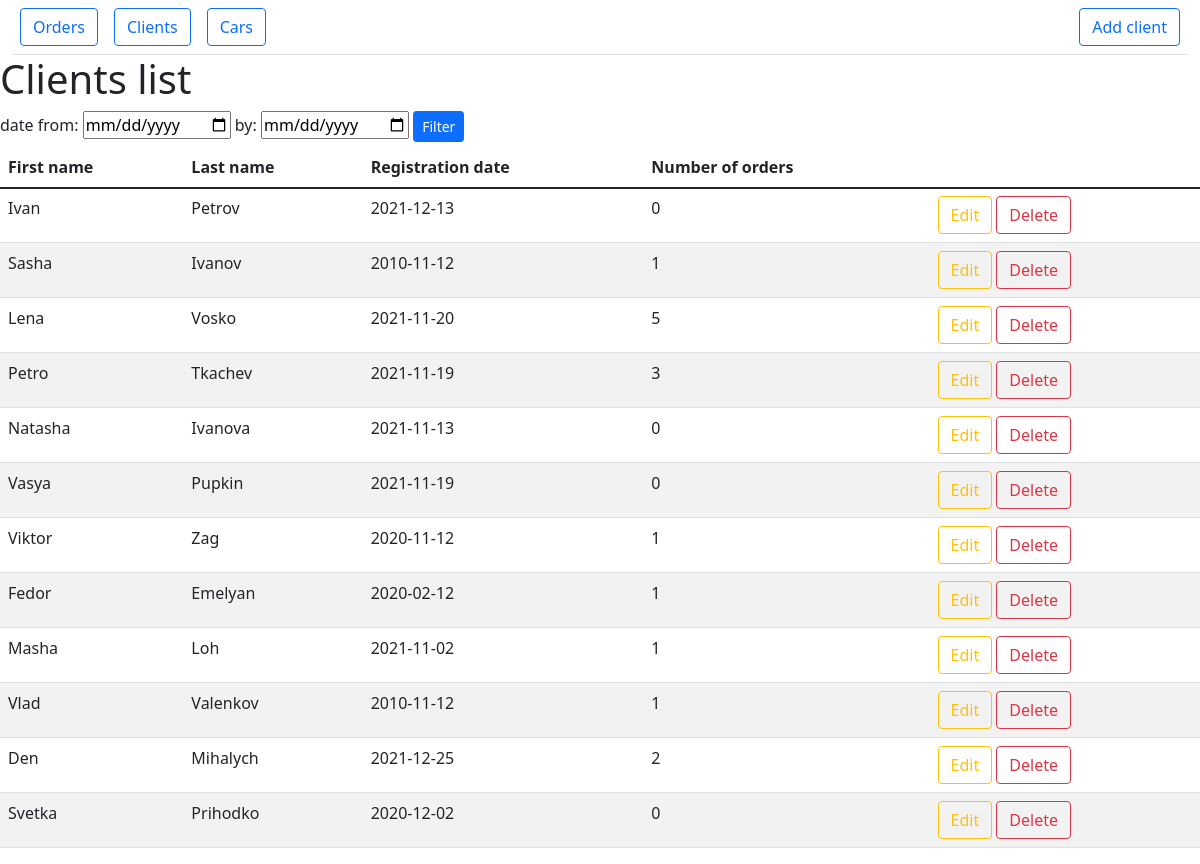
The page /clients-list on the database as committed earlier.
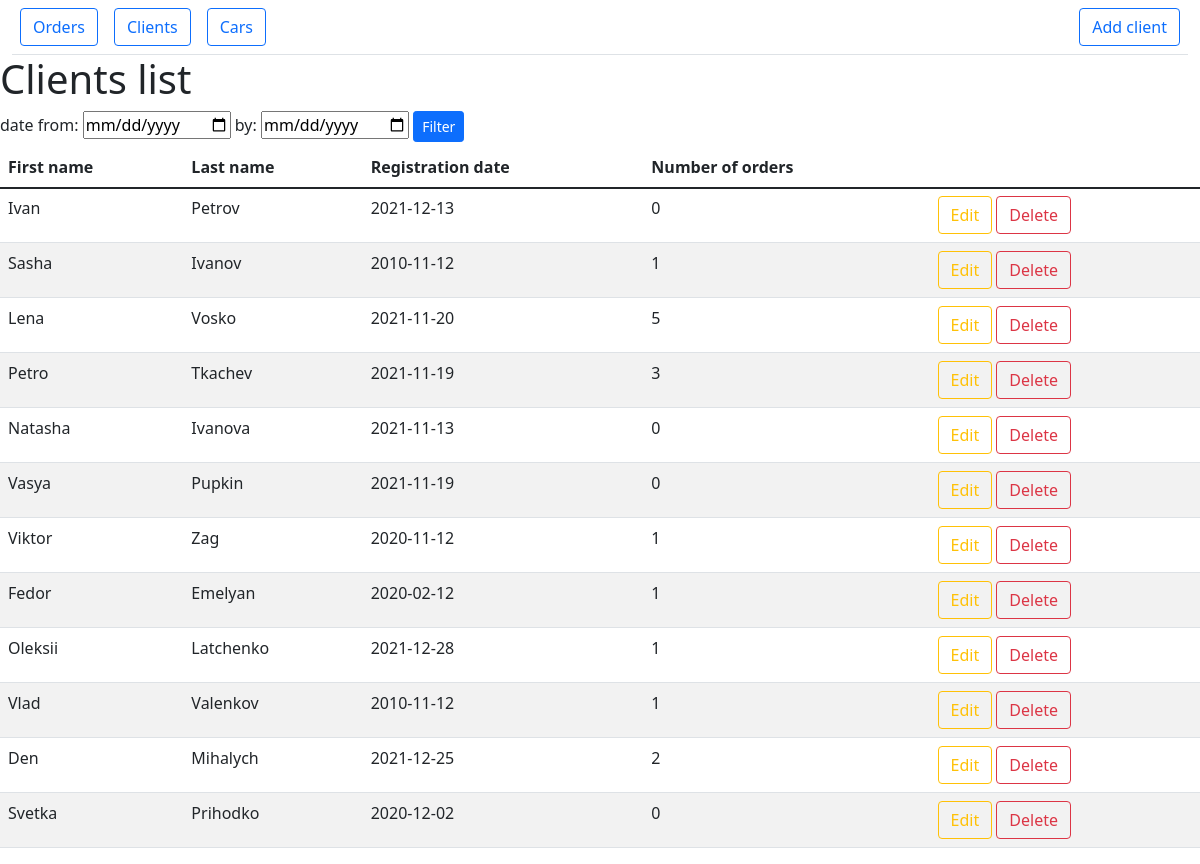
The same page on the database as committed later.
### main.py (models this page shows, shortened)
class Clients(db.Model):
    id = db.Column(db.Integer, primary_key=True)
    passport_number = db.Column(db.String(30), nullable=False)
    first_name = db.Column(db.String(45), nullable=False)
    last_name = db.Column(db.String(45), nullable=False)
    registration_date = db.Column(db.String(45), nullable=False)

### main.py (the view, shortened to what this page needs)
@rental_cars.route('/clients-list', methods=['POST', 'GET'])
def clients_list():
    clients_req = "SELECT id, first_name, last_name, registration_date, COUNT(client_id) FROM \
                      (SELECT clients.*, orders.client_id FROM clients \
                      LEFT JOIN orders ON clients.id = orders.client_id) GROUP BY id"
    g.db = sqlite3.connect('rental_cars.db')
    cur = g.db.execute(clients_req)
    linked_clients = cur.fetchall()
    g.db.close()
    return render_template('clients-list.html', linked_clients=linked_clients)

### templates/clients-list.html (shortened to what this page needs)
{% extends 'documentation/html_prototype/static_prototype.html' %}
{% block nav %}
<div class="ms-auto p-2 bd-highlight"><a href="/add-client" class="btn btn-outline-primary">Add client</a></div>
{% endblock %}
{% block body %}
<h1>Clients list</h1>
<form method="POST">
    <label for="date_from"> date from: </label>
    <input type="date" name="date_from" id="date_from" class="form-label">
    <label for="date_by"> by: </label>
    <input type="date" name="date_by" id="date_by" class="form-label">
    <button type="submit" class="btn btn-primary btn-sm">Filter</button>
</form>
<table class="table table-striped table-hover">
    <thead>
        <tr>
            <th scope="col">First name</th>
            <th scope="col">Last name</th>
            <th scope="col">Registration date</th>
            <th scope="col">Number of orders</th>
        </tr>
    </thead>
    <tbody>
        <tr>
            {% for row in linked_clients %}
                <tr>
                    <td>{{ row[1] }}</td>
                    <td>{{ row[2] }}</td>
                    <td>{{ row[3] }}</td>
                    <td>{{ row[4] }}</td>
                    <td>
                        <a href="/clients-list/{{ row[0] }}/update-client" class="btn btn-outline-warning">Edit</a>
                        <a href="/clients-list/{{ row[0] }}/delete-client" class="btn btn-outline-danger" onclick="return confirm('Please confirm delete client')">Delete</a>
                    </td>
                </tr>
            {% endfor %}
        </tr>
    </tbody>
</table>
{% endblock %}

### templates/documentation/html_prototype/static_prototype.html (shortened to what this page needs)
<!doctype html>
<html lang="en">
<head>
    <link rel="stylesheet" href="{{ url_for('static', filename='css/main.css') }}">
    <link rel="stylesheet" href="https://cdn.jsdelivr.net/npm/bootstrap@5.1.3/dist/css/bootstrap.min.css">
</head>
<body>
    <div class="container-fluid">
        <header class="d-flex border-bottom">
            <div class="p-2 bd-highlight"><a href="/orders-list" class="btn btn-outline-primary">Orders</a></div>
            <div class="p-2 bd-highlight"><a href="/clients-list" class="btn btn-outline-primary">Clients</a></div>
            <div class="p-2 bd-highlight"><a href="/cars-list" class="btn btn-outline-primary"> Cars </a></div>
            {% block nav %}{% endblock %}
        </header>
    </div>
    {% block body %}{% endblock %}
</body>
</html>

Rows that differ between the two databases and show on the page:
removed Clients: first_name "Masha", last_name "Loh", registration_date "2021-11-02", row "1"
added Clients: first_name "Oleksii", last_name "Latchenko", registration_date "2021-12-28", row "1"
